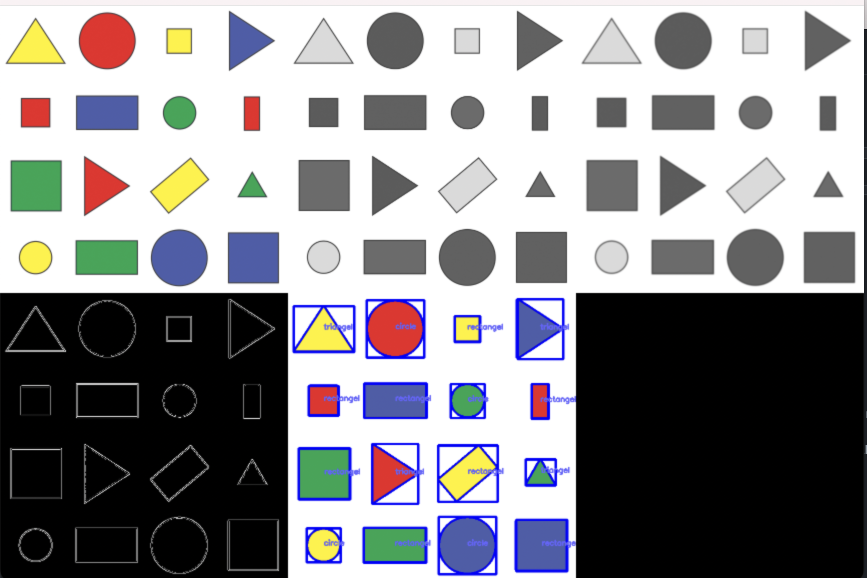
#> input picture test.png, 1734 x 1156 px (shown at 1/2 size)
$ python main.py
#> lines starting #> are read from the running program, lines starting #| are printed output that depends on the picture; after the words box and inside, x2 and y2 are one past the last pixel; in counts of white or black regions, pixels touching at a corner belong together
import cv2 as cv
import numpy as np
#firs edges(gray blur canny)
#contour (contour , peri pol , x,y,w,h, rectangel)

def getCountor(img):
    contour,steps=cv.findContours(img,cv.RETR_EXTERNAL,cv.CHAIN_APPROX_NONE)
    for con in contour:
        area=cv.contourArea(con)
        #print(area)
        if area>500:
            cv.drawContours(imgCopy,con,-1,(255,0,0),3)
            peri=cv.arcLength(con,True)
           # print(peri)
            pols=cv.approxPolyDP(con,0.02*peri,True)
            #print(pols) # point of pol
            #print(len(pols)) # the number of pol
            x,y,w,h=cv.boundingRect(pols)
            objpol=len(pols)
            if objpol==3: obType="triangel"
            elif objpol==4: obType="rectangel"
            else: obType="circle"
            cv.rectangle(imgCopy,(x,y),(x+w,y+h),(255,0,0),4)
            cv.putText(imgCopy,obType,(x+(w//2),y+(h//2)),cv.FONT_ITALIC,0.5,(255,100,100),2)


def stackImages(scale,imgArray):
    rows = len(imgArray)
    cols = len(imgArray[0])
    rowsAvailable = isinstance(imgArray[0], list)
    width = imgArray[0][0].shape[1]
    height = imgArray[0][0].shape[0]
    if rowsAvailable:
        for x in range ( 0, rows):
            for y in range(0, cols):
                if imgArray[x][y].shape[:2] == imgArray[0][0].shape [:2]:
                    imgArray[x][y] = cv.resize(imgArray[x][y], (0, 0), None, scale, scale)
                else:
                    imgArray[x][y] = cv.resize(imgArray[x][y], (imgArray[0][0].shape[1], imgArray[0][0].shape[0]), None, scale, scale)
                if len(imgArray[x][y].shape) == 2: imgArray[x][y]= cv.cvtColor( imgArray[x][y], cv.COLOR_GRAY2BGR)
        imageBlank = np.zeros((height, width, 3), np.uint8)
        hor = [imageBlank]*rows
        hor_con = [imageBlank]*rows
        for x in range(0, rows):
            hor[x] = np.hstack(imgArray[x])
        ver = np.vstack(hor)
        return ver


path='test.png'
img=cv.imread(path)
#> img is the input picture: shape (1156, 1734, 3); mean B, G, R 143.9, 140.9, 141.8
imgCopy=img.copy()

imgGray=cv.cvtColor(img,cv.COLOR_BGR2GRAY)
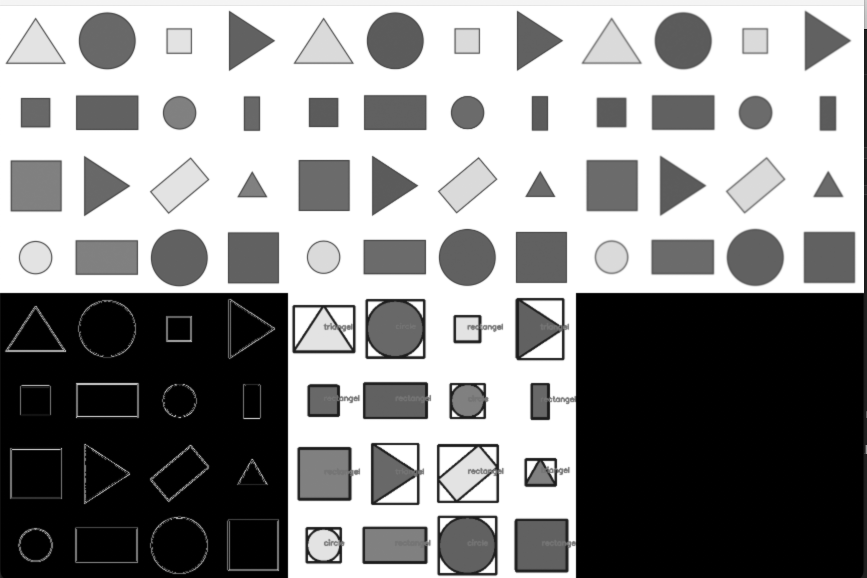
#> imgGray: shape (1156, 1734) (shown at 1/2 size); min 0, max 255, mean 141.5
imgBlur=cv.GaussianBlur(imgGray,(7,7),1)
imgCanny=cv.Canny(imgGray,50,50)
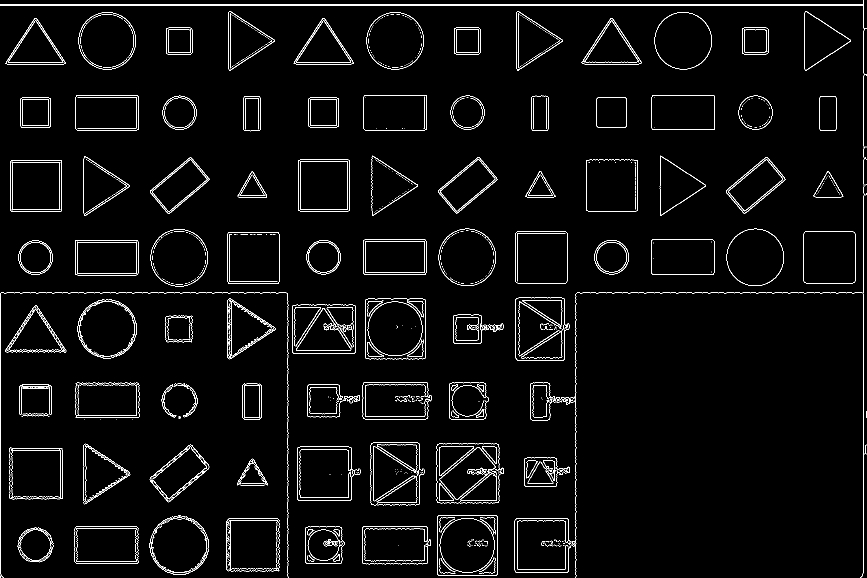
#> imgCanny: shape (1156, 1734) (shown at 1/2 size); 3.1% white in thin lines or dots
imgblank=np.zeros_like(img)
getCountor(imgCanny)
#> in getCountor, `contour,steps=cv.findContours(img,cv.RETR_EXTERNAL,cv.CHAIN_APPROX_NONE)`: contour = 300 contours, 213 with area under 20; largest, box (x1, y1, x2, y2) and area: (730, 597, 852, 719) 14467, (874, 1031, 996, 1152) 14435, (1030, 595, 1139, 721) 12392, (584, 609, 712, 707) 12247, (594, 893, 721, 1002) 11760; steps = 300 rows, first 6: [1, -1, -1, -1], [2, 0, -1, -1], [3, 1, -1, -1], [4, 2, -1, -1], [5, 3, -1, -1], [6, 4, -1, -1]
#> the loop in getCountor, `for con in contour:` made 300 passes
#> (area, peri, pols, x, y, w, h, objpol) on passes 53, 66, 71, 80, 141, 142, 143: (9213.5, 410, [[150, 1054], [150, 1125], [276, 1125], [275, 1054]], 150, 1054, 127, 72, 4), (10905, 437.3, [[457, 1037], [453, 1139], [558, 1141], [557, 1038]], 453, 1037, 106, 105, 4), (14435, 492.7, [[876, 1031], [875, 1149], [993, 1150], [994, 1032]], 875, 1031, 120, 120, 4), (541, 113.3, [[878, 966], [879, 1001], [907, 1001]], 878, 966, 30, 36, 3), (10513, 435.7, [[19, 896], [20, 997], [124, 997], [123, 896]], 19, 896, 106, 102, 4), (5569, 348.8, [[958, 894], [879, 957], [912, 999], [990, 935]], 879, 894, 112, 106, 4), (515.5, 110.2, [[964, 893], [990, 927], [993, 927], [992, 894]], 964, 893, 30, 35, 4)
#> (area, peri, x, y, w, h, objpol, obType) on passes 49, 51, 145, 226, 236, 239: (3499, 424.1, 35, 1056, 72, 69, 12, 'circle'), (5428, 307.5, 611, 1054, 79, 74, 5, 'circle'), (11759.5, 520.1, 595, 895, 126, 107, 7, 'circle'), (1879.5, 245.3, 912, 634, 45, 47, 8, 'circle'), (703.5, 1219.9, 155, 599, 118, 118, 8, 'circle'), (12392, 483.1, 1033, 596, 106, 125, 5, 'circle')
#> after the loop in getCountor, `for con in contour:`:
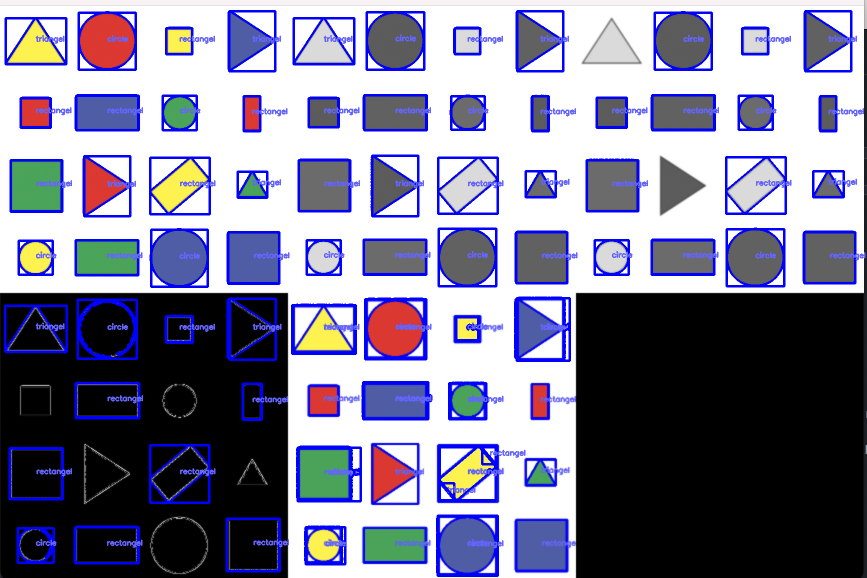
#> imgCopy: shape (1156, 1734, 3) (shown at 1/2 size); 9.25% of pixels changed, all inside (x1, y1, x2, y2) = (8, 20, 1731, 1154)

imgFINAL=stackImages(0.5,([img,imgGray,imgBlur],[imgCanny,imgCopy,imgblank]))
#> after the loop in stackImages, `for x in range(0, rows):`: hor = 2 items
#> in stackImages, `ver = np.vstack(hor)`:
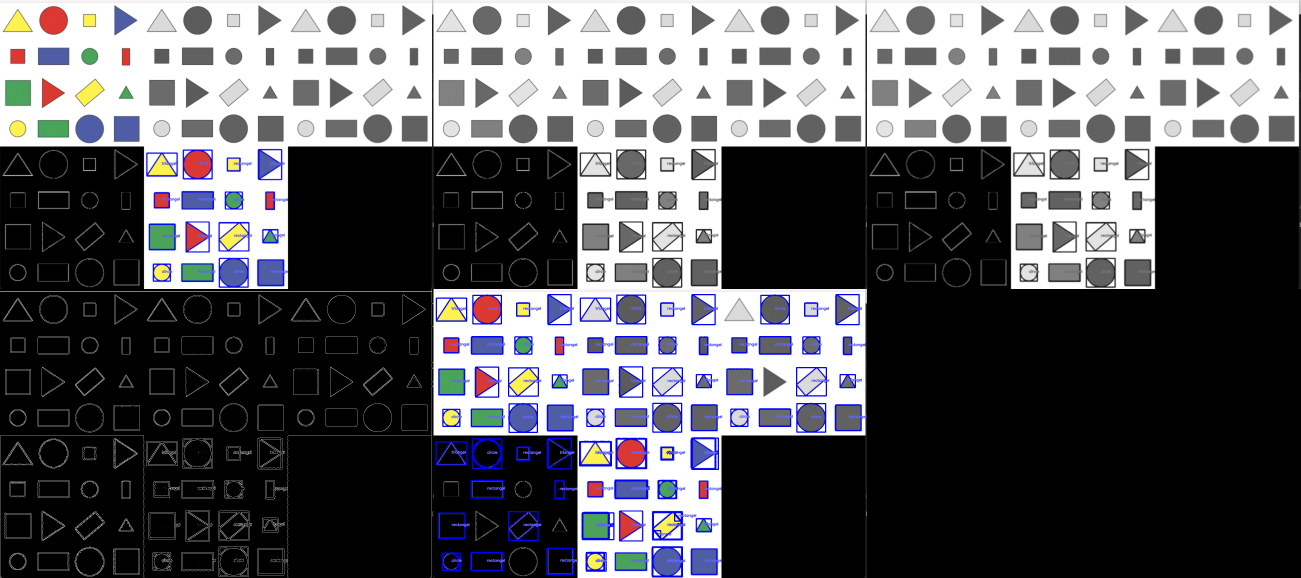
#> ver: shape (1156, 2601, 3) (shown at 1/2 size); mean of channels 0, 1, 2 97.7, 93.2, 93.5; drawn as B, G, R
cv.imshow("final",imgFINAL)
cv.waitKey(0)
